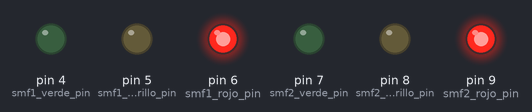
The sketch below on a simulated Arduino Uno, built with avr-gcc and run on an emulated ATmega328P. On the bench: output pins drawn as LEDs (lit = HIGH).

Above: at 1.0 s.
At 2.5 s:
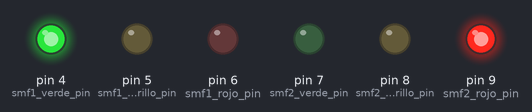
At 3.5 s:
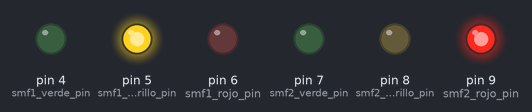
At 5.5 s:
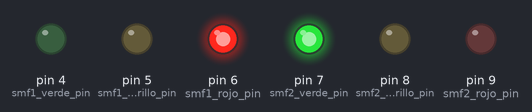
At 6.5 s:
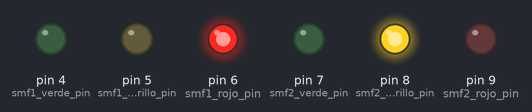
Timing chart, 0 to 9.1 s (numbered marks = the images above):
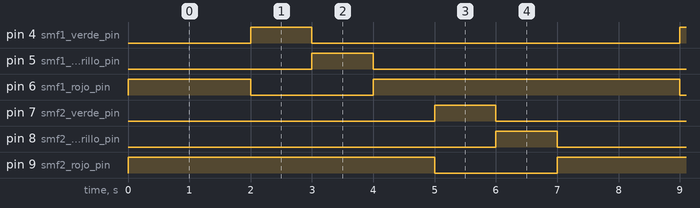

Measured:
- by itself, pin 6 (smf1_rojo_pin): repeats every 7.0 s: LOW 2.0 s, HIGH 5.0 s
- by itself, pin 9 (smf2_rojo_pin): alternates HIGH for 5.0 s and LOW for 2.0 s
- by itself, pin 4 (smf1_verde_pin), pin 5 (smf1_amarillo_pin), pin 7 (smf2_verde_pin), pin 8 (smf2_amarillo_pin): alternates HIGH for 1.0 s and LOW for 6.0 s

The sketch:

cruce_semaforos_v1.ino
```cpp
// Autor: matematicasdeinstituto
// Web  : https://github.com/matematicasdeinstituto/arduino

// Cruce de semáforos
// Los semáforos van cambiando en el siguiente orden
//
//  semaforo1   semaforo2
//  ---------   ---------
//      R           R
//      G           R
//      A           R
//      R           R
//      R           G
//      R           A
//
//  con G = green (verde), Y = yellow (amarillo) y R = red (rojo)

#include "semaforo.h"

// Conexiones
constexpr int smf1_verde_pin     = 4;
constexpr int smf1_amarillo_pin  = 5;
constexpr int smf1_rojo_pin      = 6;

constexpr int smf2_verde_pin     = 7;
constexpr int smf2_amarillo_pin  = 8;
constexpr int smf2_rojo_pin      = 9;


int main()
{
    init();

    Semaforo smf1(smf1_rojo_pin, smf1_amarillo_pin, smf1_verde_pin);
    Semaforo smf2(smf2_rojo_pin, smf2_amarillo_pin, smf2_verde_pin);

    while (true){
        smf1.rojo_on();
        smf2.rojo_on();
        delay(2000);

        smf1.verde_on();
        // smf2.rojo_on();
        delay(1000);

        smf1.amarillo_on();
        // smf2.rojo_on();
        delay(1000);

        smf1.rojo_on();
        // smf2.rojo_on();
        delay(1000);

        // smf1.rojo_on();
        smf2.verde_on();
        delay(1000);

        // smf1.rojo_on();
        smf2.amarillo_on();
        delay(1000);
    }
}
```

led.h
```cpp
#pragma once

#ifndef __LED_H__
#define __LED_H__

class LED{
public:
    LED(int pin0);  // le pasamos el pin al que conectamos el LED

    void on() const; // enciende el LED (en lugar de on()
		     // puedes llamarlo enciende())
    void off() const; // apaga el LED

private:
    const int pin;  // pin al que conectamos el LED
};


#endif
```

led.ino
```cpp
#include "led.h"

// Anotamos el pin al que está conectado el LED para no tener que volver
// a pasarlo como parámetro a las funciones, y definimos el pin como de
// salida.
LED::LED(int pin0)
    : pin{pin0} // al definir `const int pin` es obligatorio inicializarlo
                // de esta forma
{

    pinMode(pin, OUTPUT);
}


void LED::on() const
{
    digitalWrite(pin, HIGH);
}

void LED::off() const
{
    digitalWrite(pin, LOW);
}
```

semaforo.h
```cpp
#pragma once

#ifndef __SEMAFORO_H__
#define __SEMAFORO_H__

#include "led.h"    // observar que como voy a usar la clase LED
                    // necesito incluir este archivo de cabecera

// Convenio: Todas las clases empiezan siempre con la primera letra en
// mayúscula. De esta forma cuando queramos definir un semáforo podemos hacer:
//          Semaforo semaforo;
//              ^       ^
//              |       |
//            clase    objeto
class Semaforo{
public:
    Semaforo (int pin_rojo, int pin_amarillo, int pin_verde);

    void rojo_on();
    void amarillo_on();
    void verde_on();

private:
    LED rojo;
    LED amarillo;
    LED verde;
};


#endif
```

semaforo.ino
```cpp
Semaforo::Semaforo(int pin_rojo, int pin_amarillo, int pin_verde)
    : rojo{pin_rojo},           // inicializamos los LEDs
      amarillo{pin_amarillo},
      verde{pin_verde}
{ }


void Semaforo::rojo_on()
{
    amarillo.off();
    rojo.on();
}

void Semaforo::amarillo_on()
{
    verde.off();
    amarillo.on();
}

void Semaforo::verde_on()
{
    rojo.off();
    verde.on();
}
```
